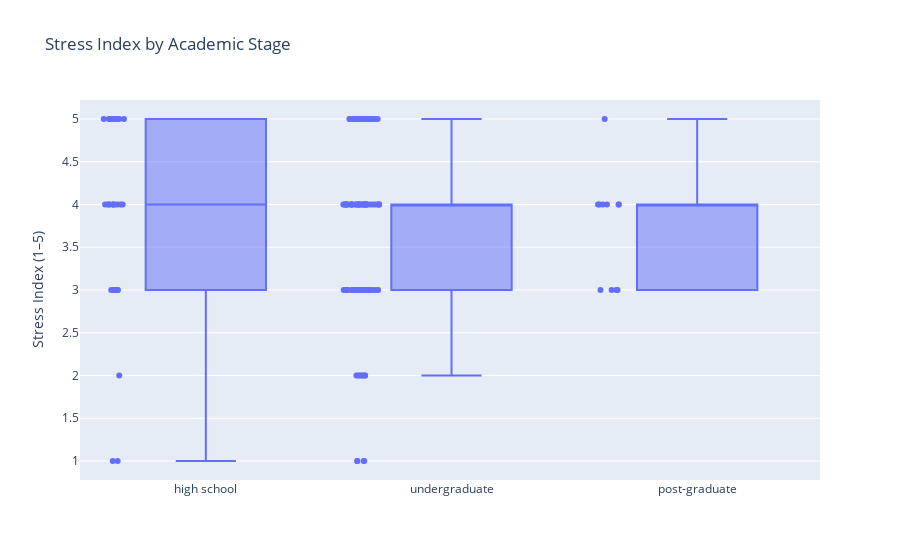

Notebook source saved alongside this figure:
### Markdown cell above
***
# Visualization 3: Stress and Academic Stage

### Code cell
fig = px.box(
    df, x="Academic_Stage", y="Stress_Index",
    category_orders=category_orders, points="all",
    title="Stress Index by Academic Stage"
)
fig.update_layout(xaxis_title="", yaxis_title="Stress Index (1–5)")
fig.show()

### Figure 1 — Plotly figure (JSON) as saved in the notebook; plotly's stock layout.template omitted (floating-point values rounded to 4 significant figures; data arrays with more than 128 entries replaced by an {"elided": "..."} marker saying what was removed)
{"data": [{"alignmentgroup": "True", "boxpoints": "all", "hovertemplate": "Academic_Stage=%{x}<br>Stress_Index=%{y}<extra></extra>", "legendgroup": "", "marker": {"color": "#636efa"}, "name": "", "notched": false, "offsetgroup": "", "orientation": "v", "showlegend": false, "type": "box", "x": {"elided": "140 str values"}, "x0": " ", "xaxis": "x", "y": {"elided": "140 int values"}, "y0": " ", "yaxis": "y"}], "layout": {"boxmode": "group", "legend": {"tracegroupgap": 0}, "title": {"text": "Stress Index by Academic Stage"}, "xaxis": {"anchor": "y", "categoryarray": ["high school", "undergraduate", "post-graduate"], "categoryorder": "array", "domain": [0, 1], "title": {"text": ""}}, "yaxis": {"anchor": "x", "domain": [0, 1], "title": {"text": "Stress Index (1–5)"}}}}
